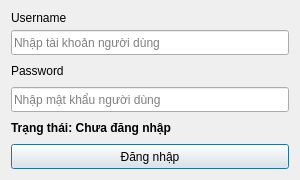
<?xml version="1.0" encoding="UTF-8"?>
<ui version="4.0">
 <class>LoginUI</class>
 <widget class="QDialog" name="LoginUI">
  <property name="windowModality">
   <enum>Qt::NonModal</enum>
  </property>
  <property name="geometry">
   <rect>
    <x>0</x>
    <y>0</y>
    <width>300</width>
    <height>180</height>
   </rect>
  </property>
  <property name="sizePolicy">
   <sizepolicy hsizetype="Fixed" vsizetype="Fixed">
    <horstretch>0</horstretch>
    <verstretch>0</verstretch>
   </sizepolicy>
  </property>
  <property name="minimumSize">
   <size>
    <width>300</width>
    <height>180</height>
   </size>
  </property>
  <property name="maximumSize">
   <size>
    <width>300</width>
    <height>180</height>
   </size>
  </property>
  <property name="baseSize">
   <size>
    <width>0</width>
    <height>0</height>
   </size>
  </property>
  <property name="focusPolicy">
   <enum>Qt::StrongFocus</enum>
  </property>
  <property name="windowTitle">
   <string>Đăng nhập tài khoản</string>
  </property>
  <property name="sizeGripEnabled">
   <bool>false</bool>
  </property>
  <property name="modal">
   <bool>false</bool>
  </property>
  <layout class="QGridLayout" name="gridLayout">
   <item row="14" column="0" colspan="2">
    <widget class="QLineEdit" name="passwordField">
     <property name="minimumSize">
      <size>
       <width>0</width>
       <height>25</height>
      </size>
     </property>
     <property name="echoMode">
      <enum>QLineEdit::Password</enum>
     </property>
     <property name="placeholderText">
      <string>Nhập mật khẩu người dùng</string>
     </property>
    </widget>
   </item>
   <item row="0" column="0" colspan="2">
    <widget class="QLabel" name="userLabel">
     <property name="enabled">
      <bool>true</bool>
     </property>
     <property name="sizePolicy">
      <sizepolicy hsizetype="Fixed" vsizetype="Preferred">
       <horstretch>0</horstretch>
       <verstretch>0</verstretch>
      </sizepolicy>
     </property>
     <property name="minimumSize">
      <size>
       <width>0</width>
       <height>10</height>
      </size>
     </property>
     <property name="maximumSize">
      <size>
       <width>16777215</width>
       <height>20</height>
      </size>
     </property>
     <property name="inputMethodHints">
      <set>Qt::ImhNone</set>
     </property>
     <property name="text">
      <string>Username</string>
     </property>
     <property name="scaledContents">
      <bool>false</bool>
     </property>
    </widget>
   </item>
   <item row="15" column="0" colspan="2">
    <widget class="QLabel" name="statusLabel">
     <property name="enabled">
      <bool>true</bool>
     </property>
     <property name="sizePolicy">
      <sizepolicy hsizetype="Fixed" vsizetype="Fixed">
       <horstretch>0</horstretch>
       <verstretch>0</verstretch>
      </sizepolicy>
     </property>
     <property name="minimumSize">
      <size>
       <width>250</width>
       <height>20</height>
      </size>
     </property>
     <property name="maximumSize">
      <size>
       <width>500</width>
       <height>20</height>
      </size>
     </property>
     <property name="font">
      <font>
       <weight>75</weight>
       <italic>false</italic>
       <bold>true</bold>
      </font>
     </property>
     <property name="text">
      <string>Trạng thái: Chưa đăng nhập</string>
     </property>
     <property name="textFormat">
      <enum>Qt::AutoText</enum>
     </property>
     <property name="wordWrap">
      <bool>false</bool>
     </property>
    </widget>
   </item>
   <item row="1" column="0" colspan="2">
    <widget class="QLineEdit" name="usernameField">
     <property name="minimumSize">
      <size>
       <width>0</width>
       <height>25</height>
      </size>
     </property>
     <property name="inputMethodHints">
      <set>Qt::ImhNoAutoUppercase</set>
     </property>
     <property name="inputMask">
      <string/>
     </property>
     <property name="text">
      <string/>
     </property>
     <property name="placeholderText">
      <string>Nhập tài khoản người dùng</string>
     </property>
     <property name="clearButtonEnabled">
      <bool>false</bool>
     </property>
    </widget>
   </item>
   <item row="16" column="0" colspan="2">
    <widget class="QPushButton" name="loginButton">
     <property name="minimumSize">
      <size>
       <width>0</width>
       <height>25</height>
      </size>
     </property>
     <property name="text">
      <string>Đăng nhập</string>
     </property>
     <property name="iconSize">
      <size>
       <width>20</width>
       <height>20</height>
      </size>
     </property>
     <property name="checkable">
      <bool>false</bool>
     </property>
     <property name="default">
      <bool>true</bool>
     </property>
    </widget>
   </item>
   <item row="2" column="0">
    <widget class="QLabel" name="passwordLabel">
     <property name="sizePolicy">
      <sizepolicy hsizetype="Fixed" vsizetype="Preferred">
       <horstretch>0</horstretch>
       <verstretch>0</verstretch>
      </sizepolicy>
     </property>
     <property name="minimumSize">
      <size>
       <width>0</width>
       <height>20</height>
      </size>
     </property>
     <property name="maximumSize">
      <size>
       <width>16777215</width>
       <height>20</height>
      </size>
     </property>
     <property name="text">
      <string>Password</string>
     </property>
     <property name="alignment">
      <set>Qt::AlignLeading|Qt::AlignLeft|Qt::AlignVCenter</set>
     </property>
    </widget>
   </item>
  </layout>
 </widget>
 <resources/>
 <connections/>
</ui>
